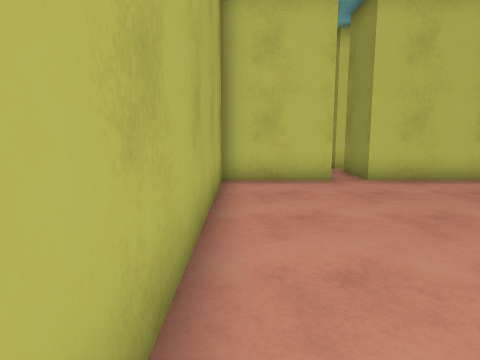
[1] (above)

12 first-person views from a walk through a scene from a Unity 3-D project. The camera is 1.2 m above the floor, tilts 8° down and sees 75° across. Doors are open. The floor is counted in squares, 1 m on a side. Each view is taken from the middle of a square. On the plan, view 1 faces up. The plan holds only what a view shows up to about 13 squares ahead; the rest is blank. The player character is not drawn. Surface patterns are stand-ins for the level's own textures.

[2]
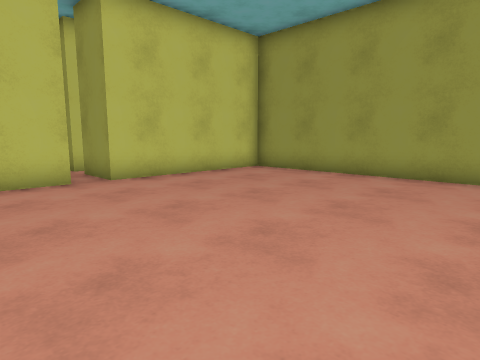

[3]
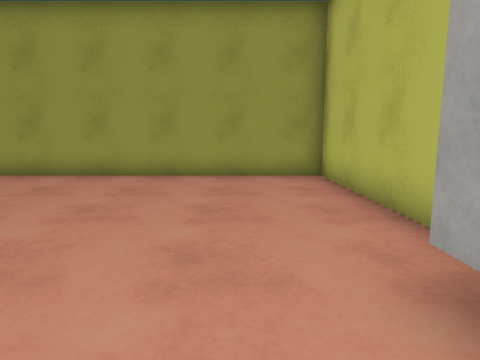

[4]
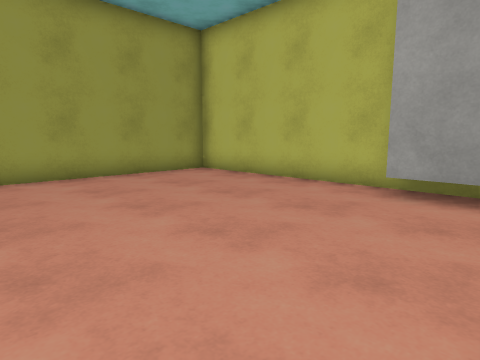

[5]
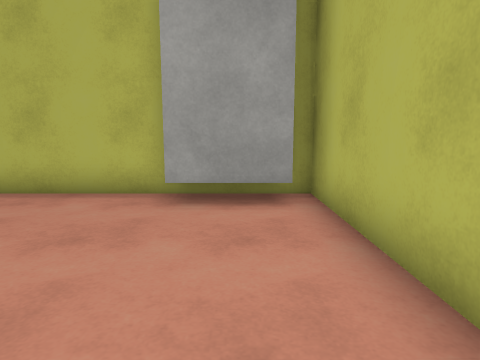

[6]
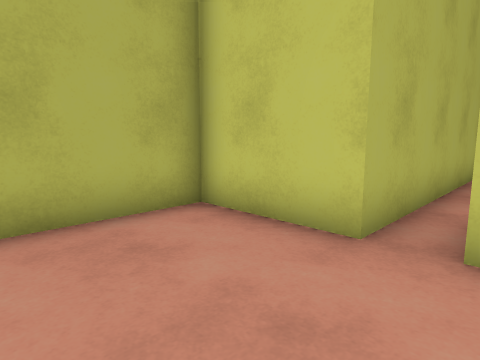

[7]
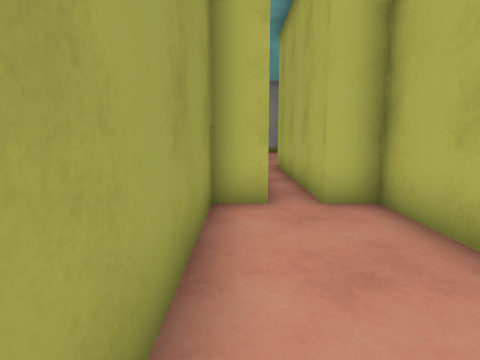

[8]
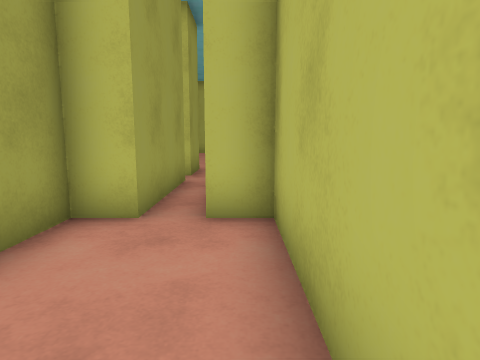

[9]
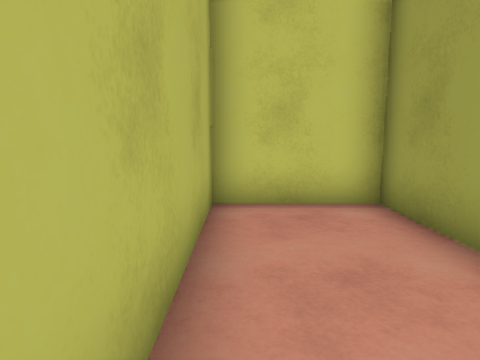

[10]
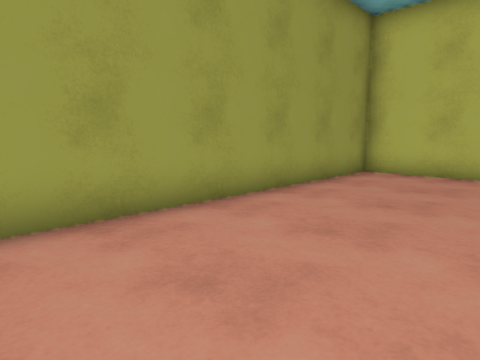

[11]
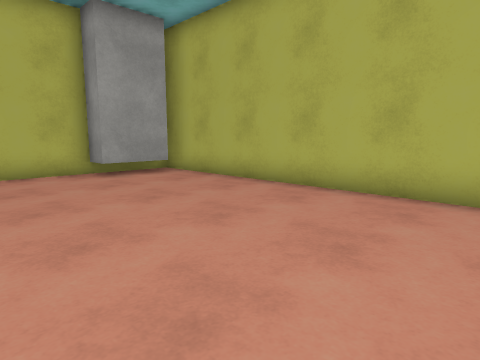

[12]
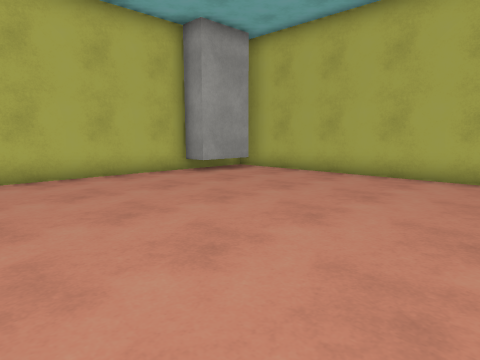

### Floor plan
Ten units are one square. View 1 is at (0, 0); x grows to the right and y downward. Boxes are objects, and circles mark ways between rooms. Rooms are numbered by the first view taken in them; rooms with no view inside come last. Other rooms are left out.
<svg viewBox="-10 -220 110 250">
<path fill="none" stroke="#000" d="M25 -85 -5 -85 -5 25 4 25M0 15 23 15 23 25M9 25 95 25 95 -85 35 -85M35 -115 35 -155 45 -155 45 -215 15 -215 15 -155 25 -155 25 -115"/>
<text x="50" y="-30">1</text>
<text x="30" y="-180">2</text>
</svg>

Where each view was taken, in squares from view 1:
view 1: 0 up, 0 right, facing up
view 2: 0 up, 0 right, facing up-right
view 3: 0 up, 0 right, facing right
view 4: 5 up, 0 right, facing down-right
view 5: 4 up, 1 right, facing down
view 6: 5 up, 4 right, facing up-left
view 7: 21 up, 4 right, facing down
view 8: 20 up, 2 right, facing down
view 9: 16 up, 2 right, facing up
view 10: 8 up, 5 right, facing down-right
view 11: 8 up, 6 right, facing down-left
view 12: 7 up, 9 right, facing down-left
